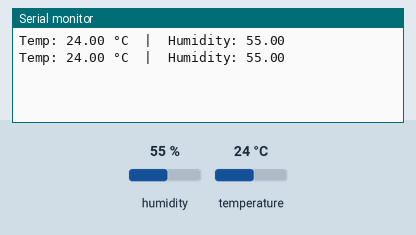
Recording of a sketch running on a simulated Arduino Uno, built with avr-gcc and run on an emulated ATmega328P. Parts: the last lines printed to the serial monitor. Inputs (shaded band) come from the test bench; at power-on: humidity 55 %, temperature 24 °C.

Above: at 3.8 s.
3.9 s: humidity set to 22 %
At 7.4 s:
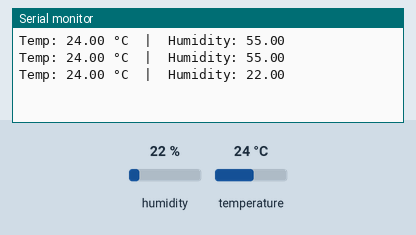
7.8 s: temperature set to 12 °C
At 10.1 s:
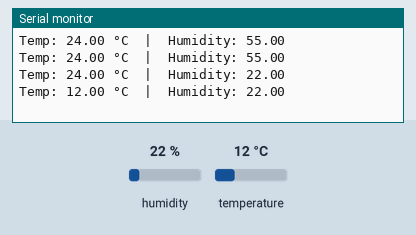
11.7 s: humidity set to 40 %
At 12.9 s:
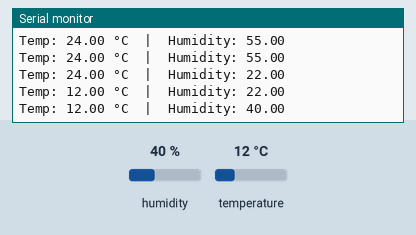
Timing chart, 0 to 14.7 s (numbered marks = the images above; inputs shaded):
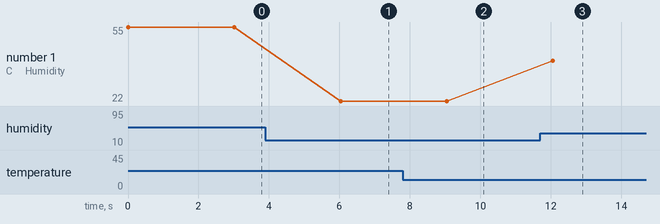

The sketch:

wokwicode.ino
```cpp
/*
  Author: Tanvi Kohli
  Date: 2026-06-28
  Description: BLE sensor
*/
#include <DHTesp.h>

#define DHT_PIN 15   // You can use GPIO 15

DHTesp dht;

void setup() {
  Serial.begin(115200);
  dht.setup(DHT_PIN, DHTesp::DHT22);
}

void loop() {
  float temp = dht.getTemperature();
  float hum = dht.getHumidity();

  Serial.print("Temp: ");
  Serial.print(temp);
  Serial.print(" °C  |  Humidity: ");
  Serial.println(hum);

  delay(3000);
}
```

Measured:
- after the input at 3.9 s, the serial monitor: prints a new line after 2.1 s (image 1)
- after the input at 7.8 s, the serial monitor: prints a new line after 1.2 s (image 2)
- after the input at 11.7 s, the serial monitor: prints a new line after 0.36 s (image 3)
- plotted number 1: 55 → 22 after the input at 3.9 s, 22 → 40 after the input at 11.7 s
